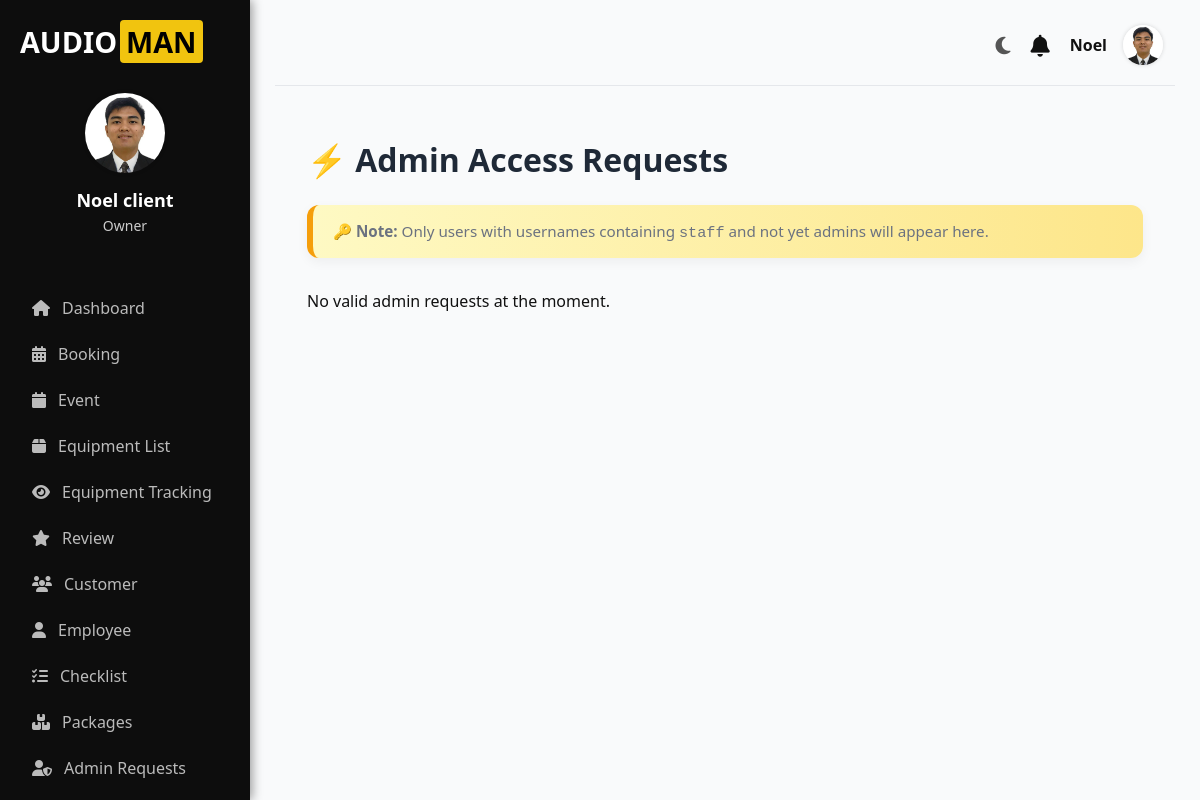
/accounts/admin-requests/ (signed in), run on an earlier commit of the app's database.
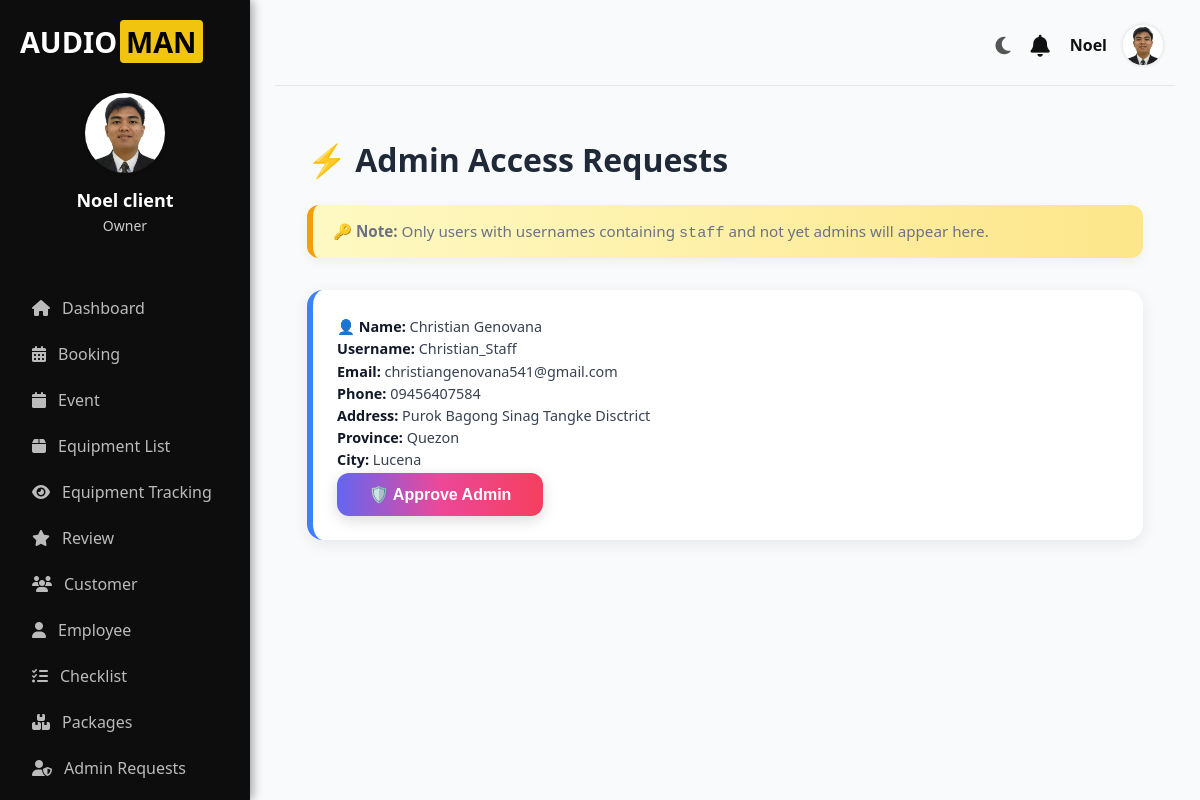
And on a later commit of the database.
### accounts/models.py (models this page shows, shortened)
class Profile(models.Model):
    user = models.OneToOneField(User, on_delete=models.CASCADE)
    contact_number = models.CharField(max_length=20)
    province = models.CharField(max_length=100)
    city = models.CharField(max_length=100)
    barangay = models.CharField(max_length=100, blank=True, null=True)  # ➕ Added field
    address = models.CharField(max_length=255, blank=True, null=True)
    profile_picture = models.ImageField(upload_to='profile_pictures/', blank=True, null=True)
    requested_admin = models.BooleanField(default=False)

### accounts/views.py (the view)
# urls.py: path('admin-requests/', views.admin_requests_view, name='admin_requests_view'),
@login_required
@user_passes_test(lambda u: u.is_superuser)
def admin_requests_view(request):
    requested_profiles = Profile.objects.filter(
        user__username__icontains="staff",
        user__is_staff=False
    )
    return render(request, 'client/admin_request.html', {
        'requested_profiles': requested_profiles
    })

### accounts/context_processors.py (called while the page is built)
def notifications_context(request):
    if request.user.is_authenticated:
        notifications = Notification.objects.filter(user=request.user).order_by('-created_at')
        unread_count = notifications.filter(is_read=False).count()
        return {
            'notifications': notifications,
            'notifications_unread_count': unread_count
        }
    return {}

### accounts/templates/client/admin_request.html (shortened to what this page needs)
{% extends 'client-base.html' %}
{% block content %}
<div class="admin-requests-container">
    <h2>⚡ Admin Access Requests</h2>
    <div class="admin-note">
        🔑 <strong>Note:</strong> Only users with usernames containing
        <code class="bg-gray-200 px-2 py-1 rounded">staff</code> and not yet admins
        will appear here.
    </div>
    {% if requested_profiles %}
        <div class="admin-requests-list">
            {% for profile in requested_profiles %}
                <div class="admin-request-card">
                    <div class="flex flex-col md:flex-row justify-between items-start md:items-center gap-6">
                        <div class="admin-request-details">
                            <p><strong>👤 Name:</strong> {{ profile.user.get_full_name|default:"(No Name)" }}</p>
                            <p><strong>Username:</strong> {{ profile.user.username }}</p>
                            <p><strong>Email:</strong> {{ profile.user.email }}</p>
                            <p><strong>Phone:</strong> {{ profile.contact_number }}</p>
                            <p><strong>Address:</strong> {{ profile.address|default:"N/A" }}</p>
                            <p><strong>Province:</strong> {{ profile.province }}</p>
                            <p><strong>City:</strong> {{ profile.city }}</p>
                        </div>
                        <form method="POST" action="{% url 'approve_admin' profile.user.id %}"
                              onsubmit="return confirmApprove(event, '{{ profile.user.username }}')">
                            <button type="submit" class="approve-btn">
                                🛡️ Approve Admin
                            </button>
                        </form>
                    </div>
                </div>
            {% endfor %}
        </div>
    {% else %}
        <p class="text-gray-500 text-lg mt-6 text-center italic">No valid admin requests at the moment.</p>
    {% endif %}
</div>
{% endblock %}

### accounts/templates/client-base.html (shortened to what this page needs)
{% load static %}
<!DOCTYPE html>
<html lang="en">
<head>
  <link rel="stylesheet" href="https://cdnjs.cloudflare.com/ajax/libs/font-awesome/6.5.0/css/all.min.css" />
</head>
<body>
  <div class="container">
    <aside class="sidebar">
      <div class="logo">
        <span class="text-white">AUDIO</span><span class="text-yellow">MAN</span>
      </div>
      <div class="user">
        <div class="avatar">
          <img
            src="{% if request.user.profile.profile_picture %}{{ request.user.profile.profile_picture.url }}{% else %}{% static 'images/profile-icon.png' %}{% endif %}"
            alt="Avatar Icon"
            class="avatar-img"
          />
        </div>
        <h3 class="owner-name">{{ request.user.get_full_name }}</h3>
        <p class="owner-role">Owner</p>
      </div>
      <nav class="nav">
        {% if user.is_staff and not user.is_superuser %}
          <a href="{% url 'checklist' %}"><i class="fas fa-list-check"></i> Checklist</a>
        {% else %}
          <a href="{% url 'dashboard' %}"><i class="fas fa-home"></i> Dashboard</a>
          <a href="{% url 'booking' %}"><i class="fas fa-calendar-alt"></i> Booking</a>
          <a href="{% url 'event' %}"><i class="fas fa-calendar"></i> Event</a>
          <a href="{% url 'equipment' %}"><i class="fas fa-box"></i> Equipment List</a>
          <a href="{% url 'tracking' %}"><i class="fas fa-eye"></i> Equipment Tracking</a>
          <a href="{% url 'reviews' %}"><i class="fas fa-star"></i> Review</a>
          <a href="{% url 'customer' %}"><i class="fas fa-users"></i> Customer</a>
          <a href="{% url 'employee' %}"><i class="fas fa-user"></i> Employee</a>
          <a href="{% url 'checklist' %}"><i class="fas fa-list-check"></i> Checklist</a>
          <a href="{% url 'package_list' %}"><i class="fas fa-boxes"></i> Packages</a>
          {% if user.is_superuser %}
            <a href="{% url 'admin_requests_view' %}"><i class="fas fa-user-shield"></i> Admin Requests</a>
          {% endif %}
        {% endif %}
      </nav>
    </aside>
    <main class="main">
      <div class="topbar">
        <div class="dark-toggle" id="darkToggle"><i class="fas fa-moon"></i></div>
        <div class="notification" id="notifToggle">
          <i class="fas fa-bell"></i>
        </div>
        <div class="user-info" id="topbarDropdownToggle">
          <span>{{ request.user.first_name }}</span>
          <img
            src="{% if request.user.profile.profile_picture %}{{ request.user.profile.profile_picture.url }}{% else %}{% static 'images/profile-icon.png' %}{% endif %}"
            alt="User Avatar"
          />
        </div>
      </div>
      {% block content %}{% endblock %}
    </main>
  </div>
</body>
</html>

### accounts/templates/client-base.html (style rules this page uses)
* { margin: 0; padding: 0; box-sizing: border-box; }
body { font-family: 'Segoe UI', Arial, sans-serif; background: #f9fafb; color: #111; display: flex; height: 100vh; overflow: hidden; transition: background 0.3s, color 0.3s; }
.container { display: flex; width: 100%; }
.sidebar { background: #0d0d0d; color: #fff; width: 250px; padding: 20px; display: flex; flex-direction: column; height: 100vh; position: fixed; transition: background 0.3s; box-shadow: 2px 0 10px rgba(0,0,0,0.4); }
.logo { font-size: 24px; font-weight: bold; margin-bottom: 30px; display: flex; align-items: center; font-size: 1.8rem; }
.logo .text-white { color: white; }
.logo .text-yellow { background-color: #f1c40f; color: #000; padding: 2px 6px; border-radius: 4px; margin-left: 3px; font-weight: bold; }
.user { text-align: center; margin-bottom: 30px; }
.avatar img.avatar-img { width: 80px; height: 80px; border-radius: 50%; object-fit: cover; margin: 0 auto 10px; border: none; background: none; box-shadow: 0 0 4px rgba(0,0,0,0.2); }
.owner-name { color: #fff; font-size: 18px; font-weight: 600; margin-bottom: 4px; }
.owner-role { color: #ccc; font-size: 14px; }
.nav { margin-top: 20px; }
.nav a { display: flex; align-items: center; gap: 12px; padding: 12px; color: #bbb; text-decoration: none; border-radius: 8px; transition: all 0.3s ease; font-weight: 500; }
.main { flex-grow: 1; padding: 25px; margin-left: 250px; overflow-y: auto; transition: background 0.3s, color 0.3s; }
.topbar { display: flex; align-items: center; justify-content: flex-end; padding-bottom: 20px; border-bottom: 1px solid #e5e7eb; margin-bottom: 20px; }
.user-info { display: flex; align-items: center; gap: 16px; position: relative; cursor: pointer; font-size: 20px; margin-right: 12px; }
.user-info span { font-size: 16px; font-weight: 600; }
.user-info img { width: 40px; height: 40px; border-radius: 50%; object-fit: cover; border: none; background: none; box-shadow: 0 0 4px rgba(0,0,0,0.15); }
.notification { position: relative; margin-right: 20px; font-size: 22px; cursor: pointer; }
.dark-toggle { font-size: 20px; cursor: pointer; margin-right: 20px; color: #555; transition: color 0.3s; }

### accounts/templates/client/admin_request.html (style rules this page uses)
.admin-requests-container { max-width: 1100px; margin: 0 auto; padding: 2rem; }
.admin-requests-container h2 { font-size: 2rem; font-weight: 800; color: #1f2937; margin-bottom: 1.5rem; }
.admin-note { background: linear-gradient(to right, #fef9c3, #fde68a); border-left: 6px solid #f59e0b; padding: 1rem 1.25rem; border-radius: 12px; font-size: 0.95rem; color: #6b7280; margin-bottom: 2rem; box-shadow: 0 4px 12px rgba(0,0,0,0.05); }
.admin-requests-list { display: grid; gap: 1.5rem; }
.admin-request-card { background: #ffffff; border-radius: 16px; padding: 1.5rem; box-shadow: 0 4px 15px rgba(0,0,0,0.08); border-left: 6px solid #3b82f6; transition: all 0.3s ease; }
.admin-request-details p { margin: 0.2rem 0; font-size: 0.9rem; color: #374151; }
.admin-request-details p strong { color: #111827; }
.approve-btn { background: linear-gradient(to right, #6366f1, #ec4899, #f43f5e); padding: 0.75rem 2rem; border: none; border-radius: 12px; font-weight: 700; color: white; font-size: 1rem; cursor: pointer; box-shadow: 0 4px 15px rgba(0,0,0,0.15); transition: all 0.3s ease; }

What changed in the data, as far as the page shows it:
added Profile: user.get_full_name "Christian Genovana", user.username "Christian_Staff", user.email "christiangenovana541@gmail.com", contact_number "09456407584", address "Purok Bagong Sinag Tangke Disctrict", province "Quezon", city "Lucena"
Also different on the page:
text no longer shown: "No valid admin requests at the moment."
